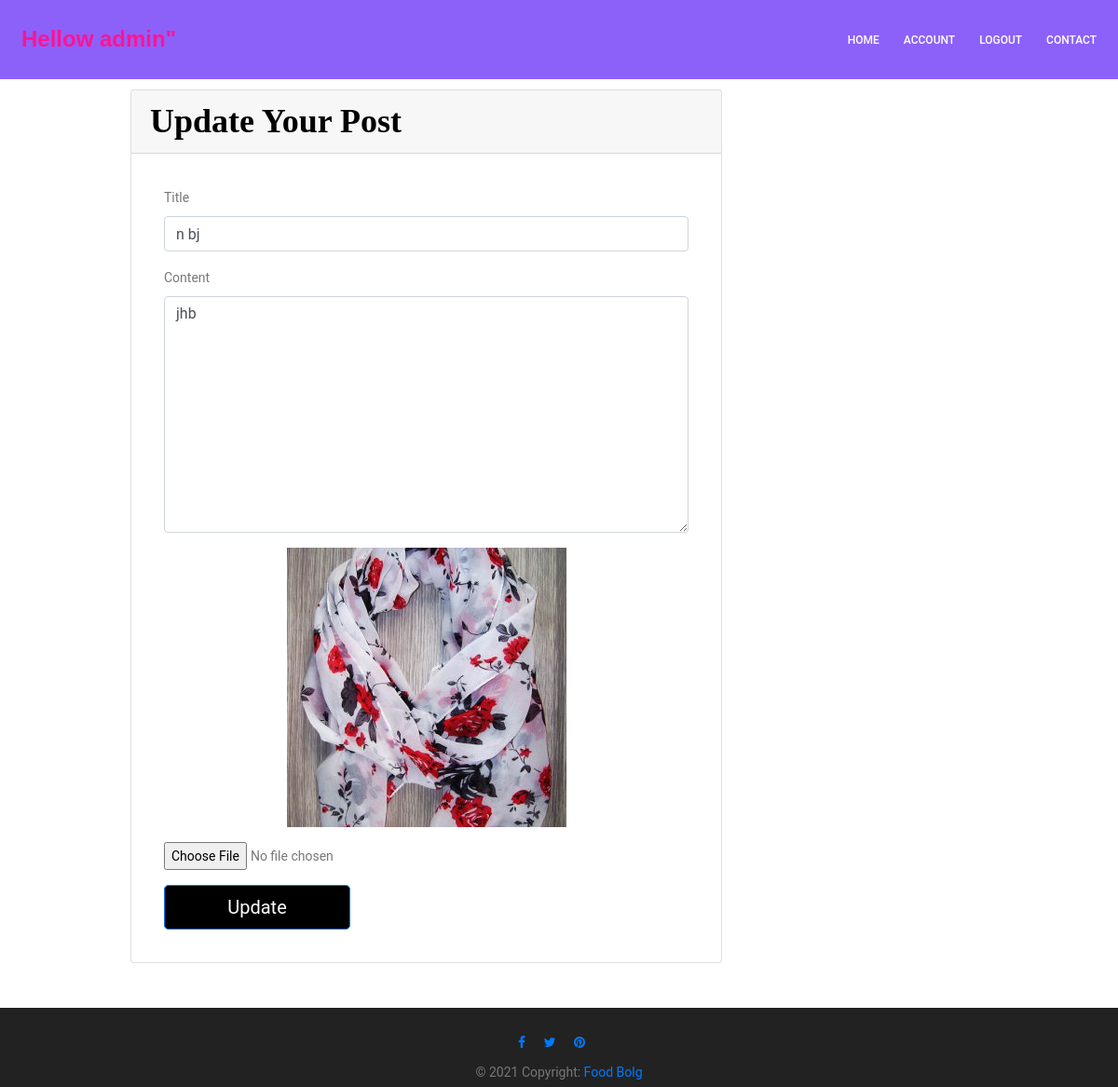
Screenshot of /blog/admin-n-bj/edit (signed in) with the database file from the repository.
### account/models.py (models this page shows, shortened)
class Account(AbstractBaseUser):
	email 					= models.EmailField(verbose_name="email", max_length=60, unique=True)
	username 				= models.CharField(max_length=30, unique=True)
	date_joined				= models.DateTimeField(verbose_name='date joined', auto_now_add=True)
	last_login				= models.DateTimeField(verbose_name='last login', auto_now=True)
	is_admin				= models.BooleanField(default=False)
	is_active				= models.BooleanField(default=True)
	is_staff				= models.BooleanField(default=False)
	is_superuser			= models.BooleanField(default=False)
	signup_confirmation		= models.BooleanField(default=False)
	image = models.ImageField(blank=True ,default='images_4.jpeg')
	USERNAME_FIELD = 'email'
	REQUIRED_FIELDS = ['username']
	objects = MyAccountManager()

### blog/models.py (models this page shows, shortened)
class BlogPost(models.Model):
	title 					= models.CharField(max_length=50, null=False, blank=False)
	body 					= models.TextField(max_length=5000, null=False, blank=False)
	image = 				models.ImageField(blank=True,default='images_4.jpeg')
	date_published 			= models.DateTimeField(auto_now_add=True, verbose_name="date published")
	date_updated 			= models.DateTimeField(auto_now=True, verbose_name="date updated")
	author 					= models.ForeignKey(settings.AUTH_USER_MODEL, on_delete=models.CASCADE)
	slug 					= models.SlugField(blank=True, unique=True)
	category = models.CharField(choices=CAEGORY_CHOICES, max_length=7)

### blog/views.py (the view, shortened to what this page needs)
# urls.py: path('<slug>/edit',edit_blog_view,name="edit"),
def edit_blog_view(request,slug):
    context = {}
    user = request.user
    if not user.is_authenticated:
        return redirect('must_auth')
    blog_post =get_object_or_404(BlogPost, slug=slug)
    if blog_post.author != user:
        return HttpResponse('ha your not author of this post ')
    form=UPdateBlogPost(
        initial={
            "title": blog_post.title,
			"body": blog_post.body,
			"image": blog_post.image,
        }
    )
    context['form'] = form
    return render(request, 'blog/edit_blog.html', context )

### blog/forms.py (shortened to what this page needs)
class UPdateBlogPost(forms.ModelForm):
    class Meta :
        model = BlogPost
        fields = ['title' , 'body' , 'image']

### blog/templates/blog/edit_blog.html (shortened to what this page needs)
{% extends 'base.html' %}
{% block content %}
<br><br><br><br>
<div class="container">
	<div class="row " >
		<div class="col-lg-7 offset-lg-1" >
			<div class="card">
				<div class="card-header"><h1>Update Your Post</h1> </div>
				<div class="card-body">
					<form class="create-form" method="post" enctype="multipart/form-data">{% csrf_token %}
						<div class="form-group">
							<label for="id_title">Title</label>
							<input class="form-control" type="text" name="title" id="id_title" placeholder="Title" value="{{form.initial.title}}" required autofocus>
						</div>
						<div class="form-group">
							<label for="id_body">Content</label>
							<textarea class="form-control" rows="10" type="text" name="body" id="id_body" placeholder="This blog is about..."
							required>{{form.initial.body}}</textarea>
						</div>
						<div class="form-group image-group" id="id_image_group">
						</div>
						<input type="file" name="image" id="id_image_file" accept="image/*" onchange="readURL(this)">
						<button class="submit-button btn btn-lg btn-primary btn-block" type="submit">Update</button>
					</form>
				</div>
			</div>
		</div>
	</div>
</div>
{% endblock content %}

### templates/header.html (shortened to what this page needs)
<header id="header" >
    <div class="container box_1170 main-menu">
        <div class="row align-items-center justify-content-between d-flex">
            <div id="logo">
                <a href="/">
                    {% if request.user.is_authenticated %}
                    <h3 class=" p-2 text-light" style="font-family: 'Gill Sans', 'Gill Sans MT', Calibri, 'Trebuchet MS', sans-serif; color: deeppink !important ;"> Hellow {{request.user.username}}"</h3>
                {% endif %}
                </a>
            </div>
            <nav id="nav-menu-container">
                <ul class="nav-menu">
                    <li class="menu-active"><a href="/">Home</a></li>
                    {% if request.user.is_authenticated %}
                    <li><a href="{% url 'account:accountt' %}">Account</a></li>
                    <li><a href="{% url 'account:logout' %}">Logout</a></li>
                    {% else %}
                    <li><a href="{% url 'account:Login' %}">Login</a></li>
                    <li><a href="{% url 'account:register_user' %}">Register</a></li>
                    {% endif %}
                    <li><a href="{% url 'blog:contact' %}">Contact</a></li>
                </ul>
            </nav>
        </div>
    </div>
</header>

### static/sblog/css/style.css (style rules this page uses)
.btn-primary { background-color: black !important ; border-color: black; }

### static/sblog/css/main.css (style rules this page uses)
body { color: #777777; font-family: "Roboto", sans-serif; font-size: 14px; font-weight: 400; line-height: 24px; position: relative; }
ol, ul { margin: 0; padding: 0; list-style: none; }
a { -webkit-transition: all 0.3s ease 0s; -moz-transition: all 0.3s ease 0s; -o-transition: all 0.3s ease 0s; transition: all 0.3s ease 0s; }
a, a:focus, a:hover { text-decoration: none; outline: 0; }
h1, h2, h3, h4, h5, h6 { font-family: "Playfair Display", serif; color: #000; line-height: 1.2em; margin-bottom: 0; font-weight: 700; }
h1, .h1 { font-size: 36px; }
h3, .h3 { font-size: 24px; }
@media (min-width: 1200px) { .container.box_1170 { max-width: 1170px; } }
h1 { font-size: 36px; }
h3 { font-size: 24px; }
h1, h2, h3, h4, h5, h6 { line-height: 1.2em; }
.main-menu { padding-top: 20px; }
#header { padding: 0px 0px 20px 0px; position: fixed; left: 0; top: 0; right: 0; transition: all 0.5s; z-index: 997; background: rgba(128, 80, 250, 0.9) !important; }
.nav-menu, .nav-menu * { margin: 0; padding: 0; list-style: none; }
.nav-menu li { position: relative; white-space: nowrap; }
.nav-menu > li { float: left; }
#nav-menu-container { margin: 0; }
.nav-menu a { padding: 0 8px 0px 8px; text-decoration: none; display: inline-block; color: #fff; font-weight: 500; font-size: 12px; text-transform: uppercase; outline: none; }
.nav-menu > li { margin-left: 10px; }
#mobile-nav { position: fixed; top: 0; padding-top: 18px; bottom: 0; z-index: 998; background: rgba(0, 0, 0, 0.8); left: -260px; width: 260px; overflow-y: auto; transition: 0.4s; }
#mobile-nav ul { padding: 0; margin: 0; list-style: none; }
#mobile-nav ul li { position: relative; }
#mobile-nav ul li a { color: #fff; font-size: 13px; text-transform: uppercase; overflow: hidden; padding: 10px 22px 10px 15px; position: relative; text-decoration: none; width: 100%; display: block; outline: none; font-weight: 700; }

### templates/header.html (style rules this page uses)
@media (min-width: 768px) { html { font-size: 16px; } }
form { width: 100%; }

### blog/templates/blog/edit_blog.html (style rules this page uses)
.create-form { width: 100%; max-width: 100%; padding: 15px; margin: auto; }
.submit-button { max-width: 200px; }
.image-group { position: relative; text-align: center; cursor:pointer; }

### rows the page displays
Account: user.username "admin"
BlogPost: title "n bj", body "jhb"
